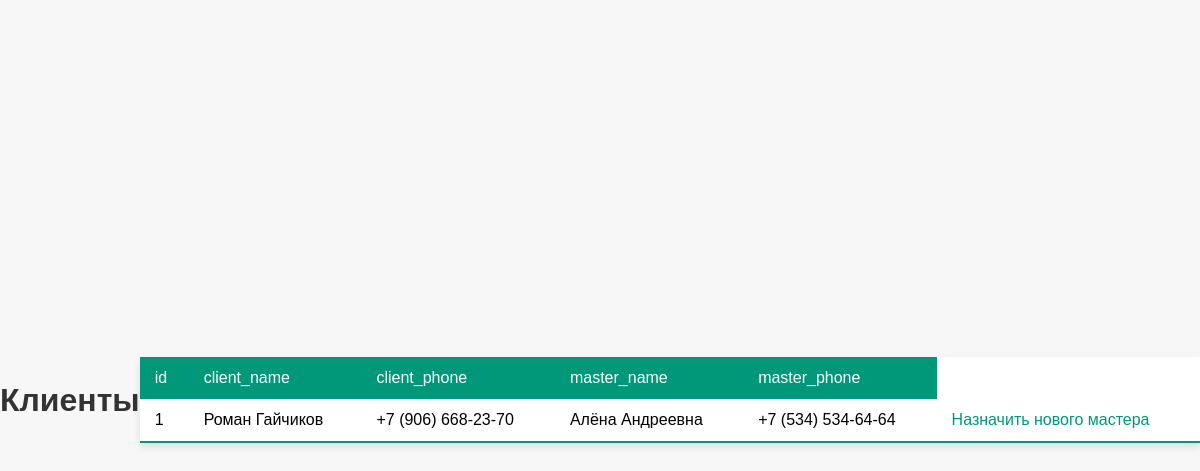
Before: /global_admin/clients with the older database file.
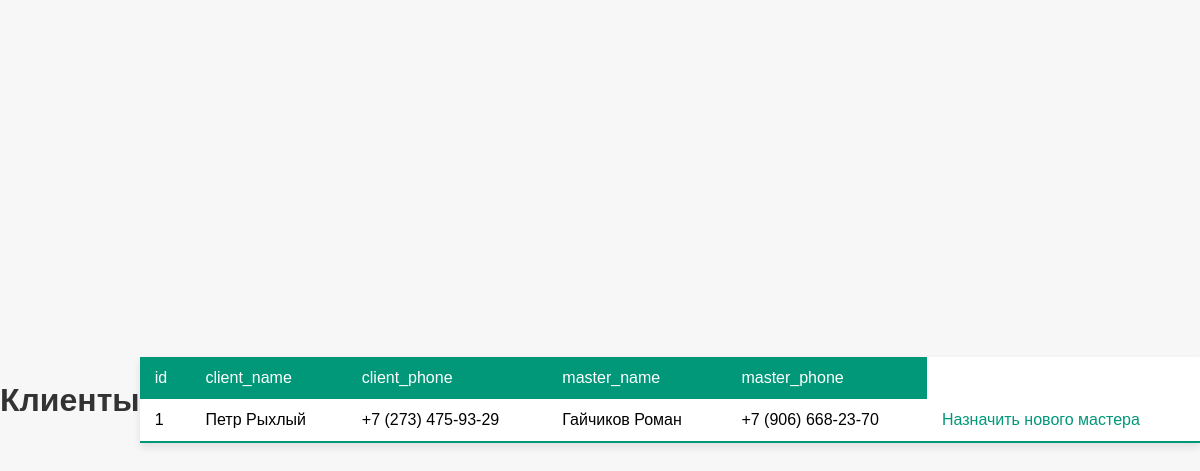
After: the same page with the newer database file.
### models/Client.py (models this page shows)
class Client(Base):
    __tablename__='clients'
    id=Column(Integer,primary_key=True,autoincrement=True)
    name=Column(String)
    email=Column(String,nullable=True)
    phone=Column(String)
    avatar=Column(String,nullable=True)
    comment=Column(String,nullable=True,default="Отсутствует")
    master_id=Column(Integer,ForeignKey('masters.id', ondelete='SET NULL'))
    master= relationship('Master',back_populates='clients')
    record = relationship('Record',back_populates='client')

### models/Master.py (models this page shows)
class Master(Base):
    __tablename__="masters"
    id=Column(Integer,primary_key=True,autoincrement=True)
    name=Column(String)
    phone=Column(String)
    rate=Column(Integer)
    clients= relationship('Client',back_populates='master')
    records=relationship('Record',back_populates='master')

### views/global_admin.py (the view)
@app.route(scope_name+"clients")
def global_admin_clients():
    clients=session.query(Client).all()
    return render_template(scope_name+"clients.html", headers=['id','client_name','client_phone','master_name','master_phone'],  clients=clients)

### templates/global_admin/clients.html
{% extends 'global_admin/base.html' %}
{%block link%} <link rel="stylesheet" href="{{ url_for('static', filename='css/global_admin_clients.css')
}}"> {% endblock %}
{% block content %}
<h1>Клиенты</h1>
<table class="styled-table">
    <thead>
        <tr>
            {% for h in headers %}
               <td>{{h}}</td>
            {% endfor %}
        </tr>
    </thead>
    <tbody>
        {% for client in clients %}
        <tr>
            <td>{{client.id}}</td>
            <td>{{client.name}}</td>
            <td>{{client.phone}}</td>
            <td>{{client.master.name}}</td>
            <td>{{client.master.phone}}</td>
            <td class="record"><a href="{{ url_for('profile_client',client_id=client.id, role='global_admin') }}">Назначить нового мастера</a></td>
        </tr>
        {% endfor %}
    </tbody>
</table>
{% endblock %}

### templates/global_admin/base.html (shortened to what this page needs)
<!DOCTYPE html>
<html lang="en">
<head>
    {%block link%} {%endblock%}
</head>
<body>
    {%block content %}   {% endblock %}
</body>
</html>

### static/css/global_admin_clients.css (style rules this page uses)
body { font-family: Arial, sans-serif; background-color: #f7f7f7; margin: 0; padding: 0; display: flex; justify-content: center; align-items: center; height: 100vh; }
h1 { color: #333; text-align: center; }
.styled-table { width: 100%; border-collapse: collapse; margin: 25px 0; font-size: 1em; text-align: left; box-shadow: 0 4px 8px rgba(0, 0, 0, 0.1); background-color: #fff; }
.styled-table thead tr { background-color: #009879; color: #ffffff; text-align: left; }
.styled-table th, .styled-table td { padding: 12px 15px; }
.styled-table tbody tr { border-bottom: 1px solid #dddddd; }
.styled-table tbody tr:last-of-type { border-bottom: 2px solid #009879; }
.record a { color: #009879; text-decoration: none; }

Changed rows visible on the page:
changed Client id 1: name "Роман Гайчиков" → "Петр Рыхлый"; phone "+7 (906) 668-23-70" → "+7 (273) 475-93-29"; master.name "Алёна Андреевна" → "Гайчиков Роман"; master.phone "+7 (534) 534-64-64" → "+7 (906) 668-23-70"
